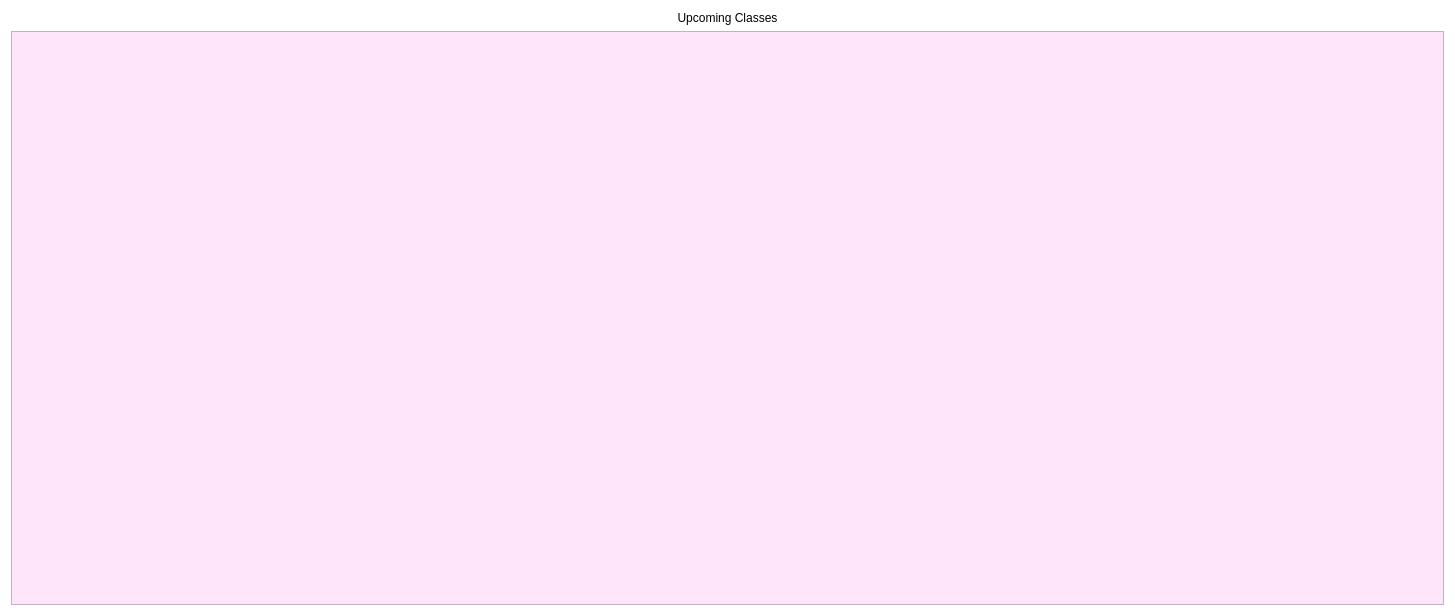
<?xml version="1.0" encoding="UTF-8"?>
<ui version="4.0">
 <class>td_dashboard</class>
 <widget class="QWidget" name="td_dashboard">
  <property name="geometry">
   <rect>
    <x>0</x>
    <y>0</y>
    <width>1455</width>
    <height>616</height>
   </rect>
  </property>
  <property name="windowTitle">
   <string>Form</string>
  </property>
  <property name="styleSheet">
   <string notr="true">color: rgb(255, 255, 255);
background-color: rgb(255, 255, 255);</string>
  </property>
  <layout class="QVBoxLayout" name="verticalLayout">
   <item>
    <widget class="QLabel" name="label">
     <property name="styleSheet">
      <string notr="true">color: rgb(0, 0, 0);
font: 20pt &quot;Segoe UI&quot;;</string>
     </property>
     <property name="text">
      <string>Upcoming Classes</string>
     </property>
     <property name="alignment">
      <set>Qt::AlignmentFlag::AlignCenter</set>
     </property>
    </widget>
   </item>
   <item>
    <widget class="QScrollArea" name="scrollArea">
     <property name="styleSheet">
      <string notr="true">

background-color: rgb(255, 229, 249);</string>
     </property>
     <property name="widgetResizable">
      <bool>true</bool>
     </property>
     <widget class="QWidget" name="scrollAreaWidgetContents">
      <property name="geometry">
       <rect>
        <x>0</x>
        <y>0</y>
        <width>1431</width>
        <height>541</height>
       </rect>
      </property>
     </widget>
    </widget>
   </item>
  </layout>
 </widget>
 <resources/>
 <connections/>
</ui>
